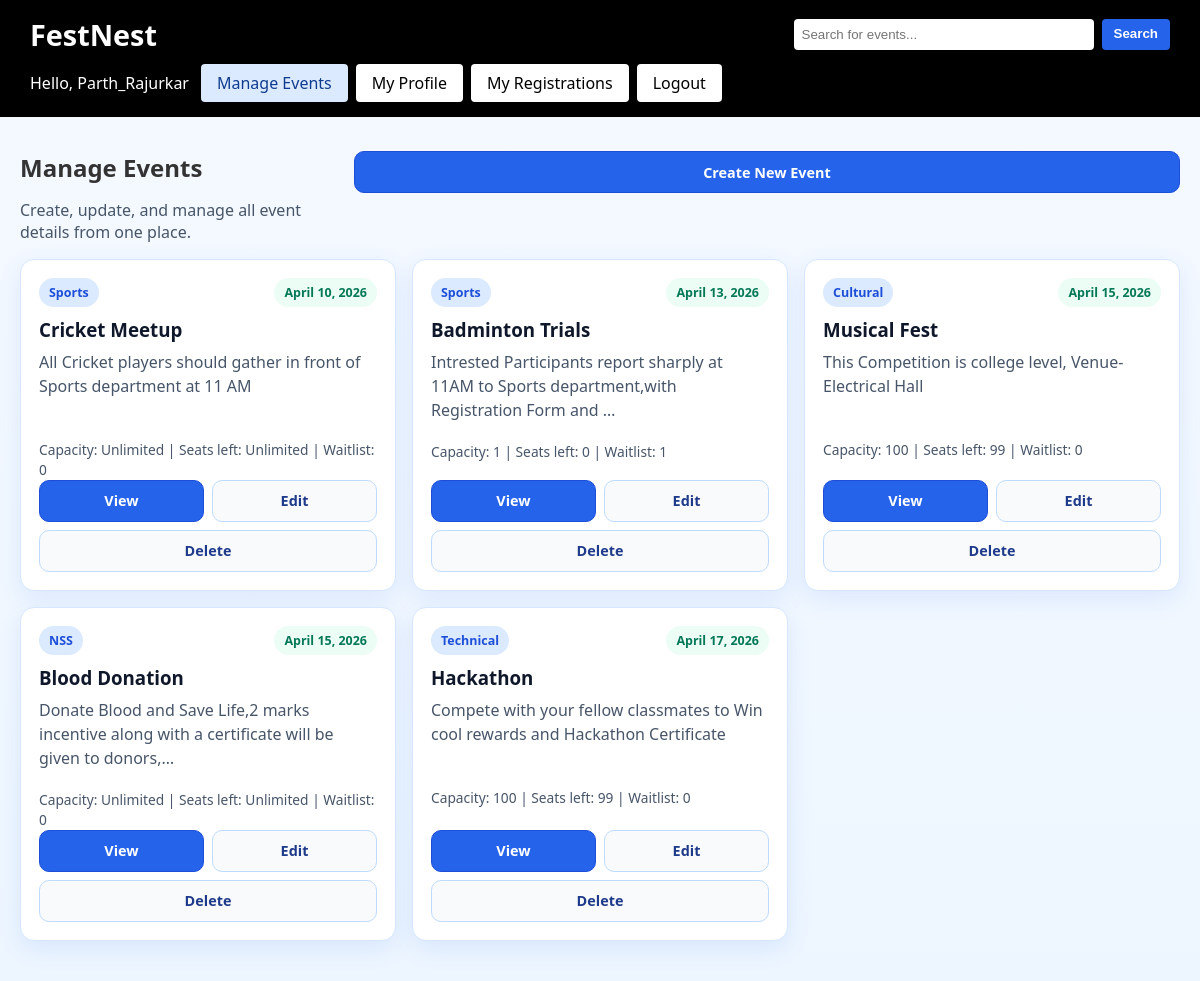
The app's page /events/manage/ (signed in) with its own data.
### events/models.py (models this page shows, shortened)
class Event(models.Model):
    CATEGORY_CHOICES = [
        ('cultural', 'Cultural'),
        ('technical', 'Technical'),
        ('sports', 'Sports'),
        ('nss', 'NSS'),
        ('other', 'Other'),
    ]
    title = models.CharField(max_length=200)
    category = models.CharField(max_length=20, choices=CATEGORY_CHOICES)
    date = models.DateField()
    time = models.TimeField(blank=True, null=True)
    description = models.TextField(blank=True)
    capacity_limited = models.BooleanField(default=True)
    capacity = models.PositiveIntegerField(default=100)
    waitlist_enabled = models.BooleanField(default=True)
    is_team_event = models.BooleanField(default=False)
    min_team_size = models.PositiveIntegerField(default=1)
    max_team_size = models.PositiveIntegerField(default=4)
    attendees = models.ManyToManyField(User, blank=True)
    @property
    def seats_left(self):
        if not self.capacity_limited:
            return None
        return max(self.capacity - self.attendees.count(), 0)

### events/views.py (the view)
# urls.py: path('events/manage/', views.manage_events, name='manage_events'),
@login_required
@user_passes_test(is_superuser)
def manage_events(request):
    events = Event.objects.all().order_by('date')
    return render(request, 'manage_events.html', {'events': events})

### events/views.py (called while the page is built)
def is_superuser(user):
    return user.is_superuser

### templates/manage_events.html (shortened to what this page needs)
{% extends 'base.html' %}
{% block body_class %}category-page admin-manage-page{% endblock %}
{% block content %}
<section class="carousel-section registrations-section">
    <div class="container">
        <div class="admin-manage-head">
            <div>
                <h2>Manage Events</h2>
                <p class="search-meta">Create, update, and manage all event details from one place.</p>
            </div>
            <a href="{% url 'create_event' %}" class="cta-btn upcoming-btn admin-create-btn">Create New Event</a>
        </div>
        <div class="admin-events-grid">
            {% for event in events %}
            <article class="upcoming-card admin-event-card">
                <div class="upcoming-top">
                    <span class="category-pill">{{ event.get_category_display }}</span>
                    <span class="date-pill">{{ event.date }}</span>
                </div>
                <h3>{{ event.title }}</h3>
                <p class="upcoming-desc">{{ event.description|truncatechars:95 }}</p>
                <p class="search-meta">
                    Capacity:
                    {% if event.capacity_limited %}{{ event.capacity }}{% else %}Unlimited{% endif %}
                    |
                    Seats left:
                    {% if event.capacity_limited %}{{ event.seats_left }}{% else %}Unlimited{% endif %}
                    |
                    Waitlist: {{ event.waitlist_entries.count }}
                </p>
                <div class="upcoming-actions admin-card-actions">
                    <a href="{% url 'event_detail' event.id %}" class="cta-btn upcoming-btn">View</a>
                    <a href="{% url 'edit_event' event.id %}" class="cta-btn upcoming-btn alt">Edit</a>
                </div>
                <form method="post" action="{% url 'delete_event' event.id %}" class="inline-form admin-delete-form" onsubmit="return confirm('Delete this event?');">
                    <button type="submit" class="cta-btn upcoming-btn alt">Delete</button>
                </form>
            </article>
            {% empty %}
            <p class="empty-text">No events available to manage.</p>
            {% endfor %}
        </div>
    </div>
</section>
{% endblock %}

### templates/base.html (shortened to what this page needs)
{% load static %}
<!DOCTYPE html>
<html lang="en">
<head>
    <link rel="stylesheet" href="{% static 'css/style.css' %}">
</head>
<body class="{% block body_class %}{% endblock %}">
<nav class="header">
    <a href="{% url 'home' %}" class="logo-link"><div class="logo">FestNest</div></a>
    <div class="nav-center">
        <form method="get" action="{% url 'home' %}" class="nav-search-form">
            <input type="text" name="q" value="{% firstof search_query request.GET.q '' %}" placeholder="Search for events..." class="live-search-input">
            <button type="submit" class="search-btn">Search</button>
        </form>
    </div>
    <div class="nav-right">
        {% if user.is_authenticated %}
            <span class="welcome-text">Hello, {{ user.username }}</span>
            {% if user.is_superuser %}
                <a href="{% url 'manage_events' %}" class="signup-btn {% if request.path == '/events/manage/' %}nav-active{% endif %}">Manage Events</a>
            {% endif %}
            <a href="{% url 'profile' %}" class="signup-btn {% if request.path == '/profile/' or request.path == '/profile/edit/' %}nav-active{% endif %}">My Profile</a>
            <a href="{% url 'my_registrations' %}" class="signup-btn {% if request.path == '/my-registrations/' %}nav-active{% endif %}">My Registrations</a>
            <a href="{% url 'logout' %}" class="signup-btn">Logout</a>
        {% else %}
            <a href="{% url 'login' %}" class="signup-btn">Login</a>
            <a href="{% url 'signup' %}" class="signup-btn">Sign Up</a>
        {% endif %}
    </div>
</nav>
{% block content %}{% endblock %}
</body>
</html>

### records on screen
Event: category "Sports", date "April 10, 2026", title "Cricket Meetup", description "All Cricket players should gather in front of Sports department at 11 AM", capacity_limited "Unlimited", waitlist_entries.count "0"
Event: category "Sports", date "April 13, 2026", title "Badminton Trials", description "Intrested Participants report sharply at 11AM to Sports department,with Registration Form and …", capacity "1", seats_left "0", waitlist_entries.count "1"
Event: category "Cultural", date "April 15, 2026", title "Musical Fest", description "This Competition is college level, Venue-Electrical Hall", capacity "100", seats_left "99", waitlist_entries.count "0"
Event: category "NSS", date "April 15, 2026", title "Blood Donation", description "Donate Blood and Save Life,2 marks incentive along with a certificate will be given to donors,…", capacity_limited "Unlimited", waitlist_entries.count "0"
Event: category "Technical", date "April 17, 2026", title "Hackathon", description "Compete with your fellow classmates to Win cool rewards and Hackathon Certificate", capacity "100", seats_left "99", waitlist_entries.count "0"

### other values on screen
{{ user.username }} "Parth_Rajurkar"
